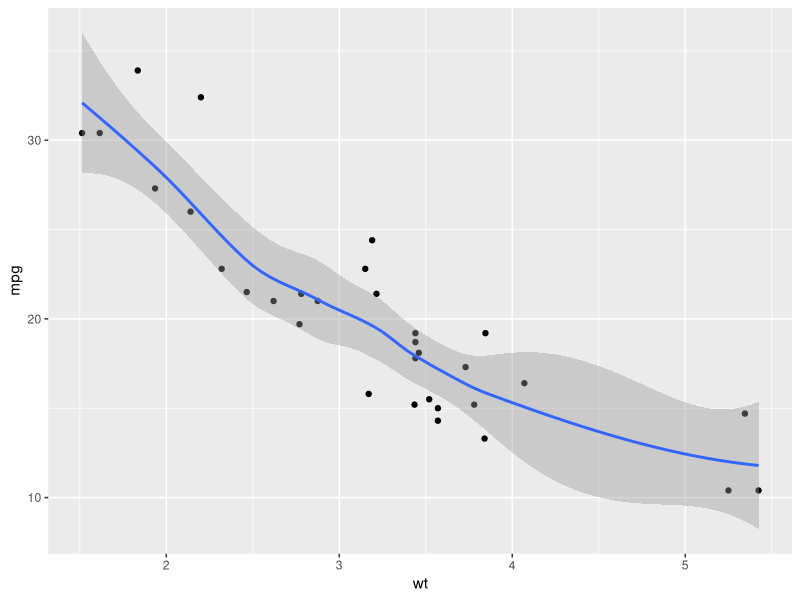
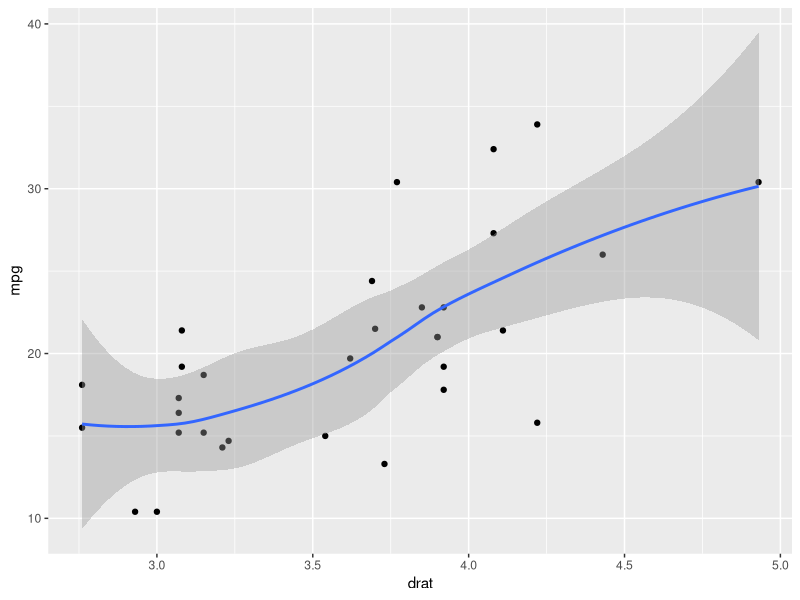
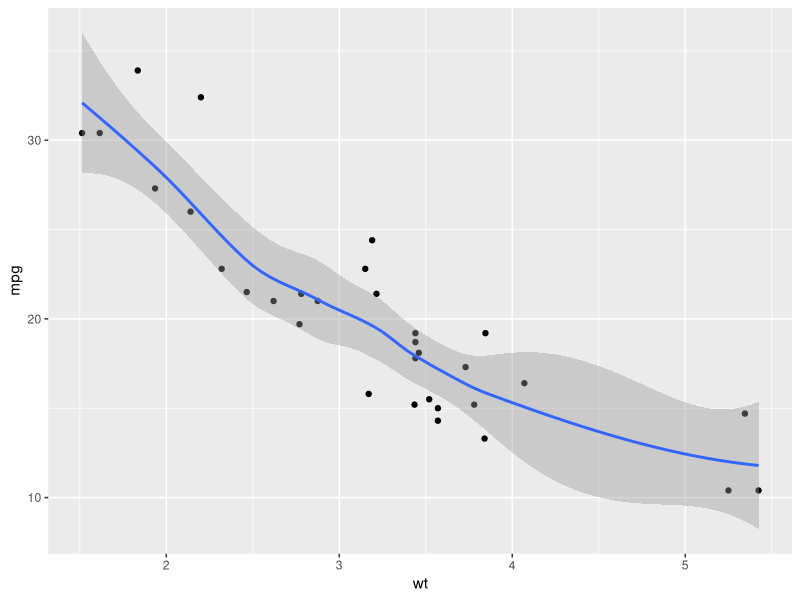
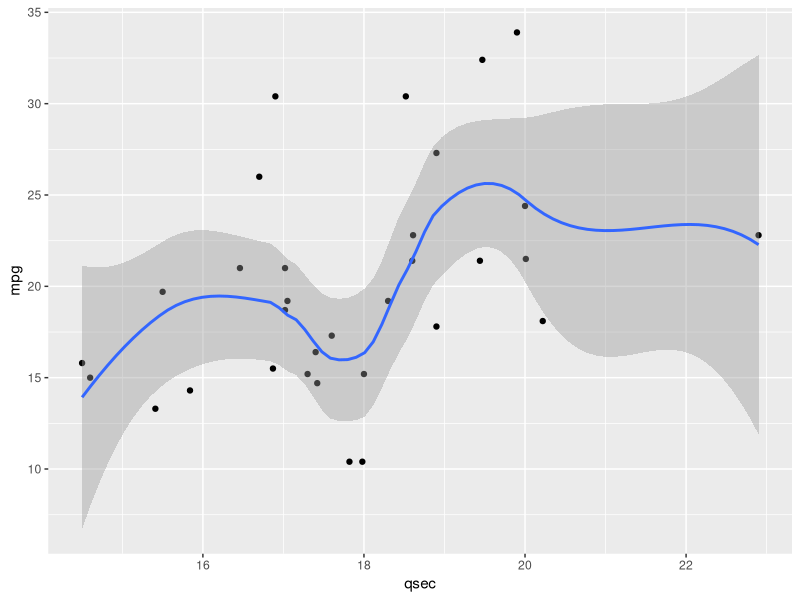
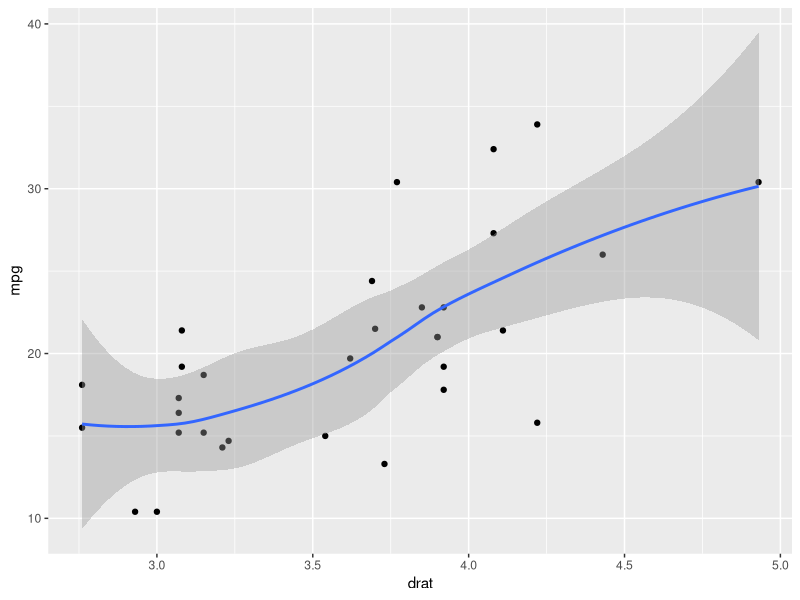
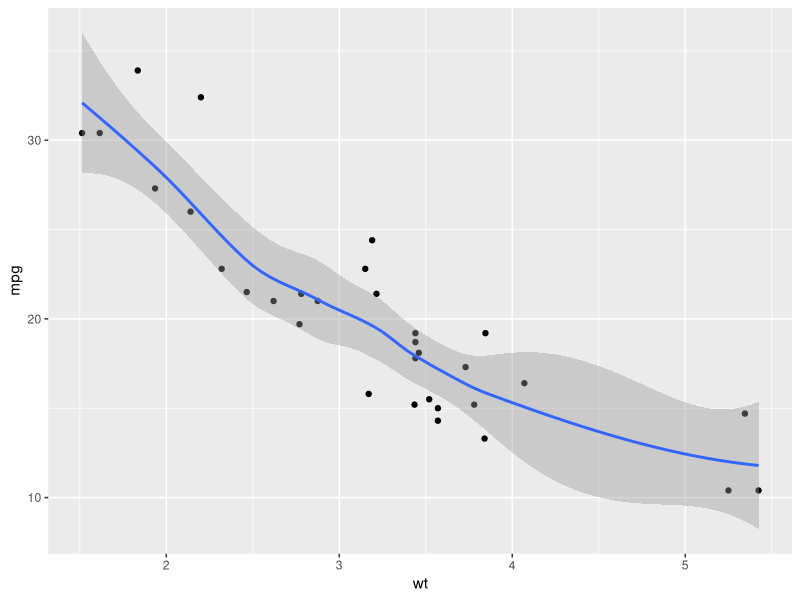
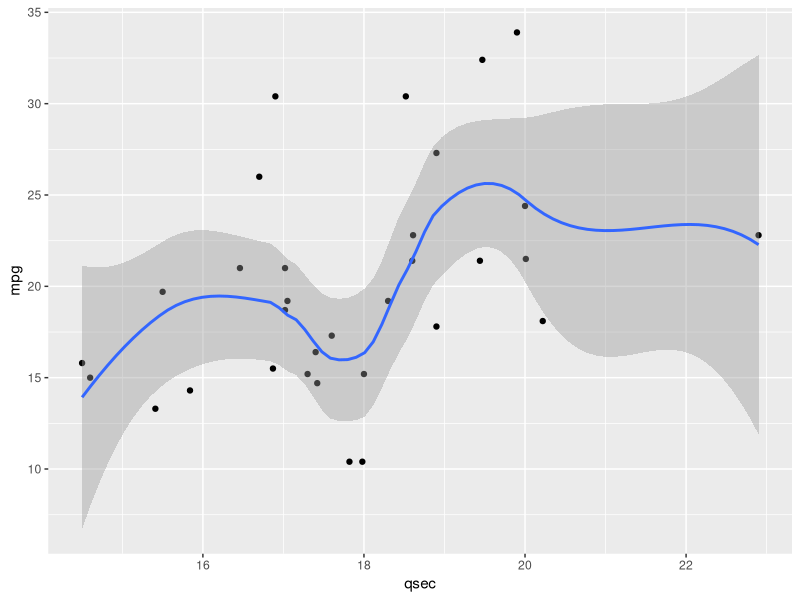
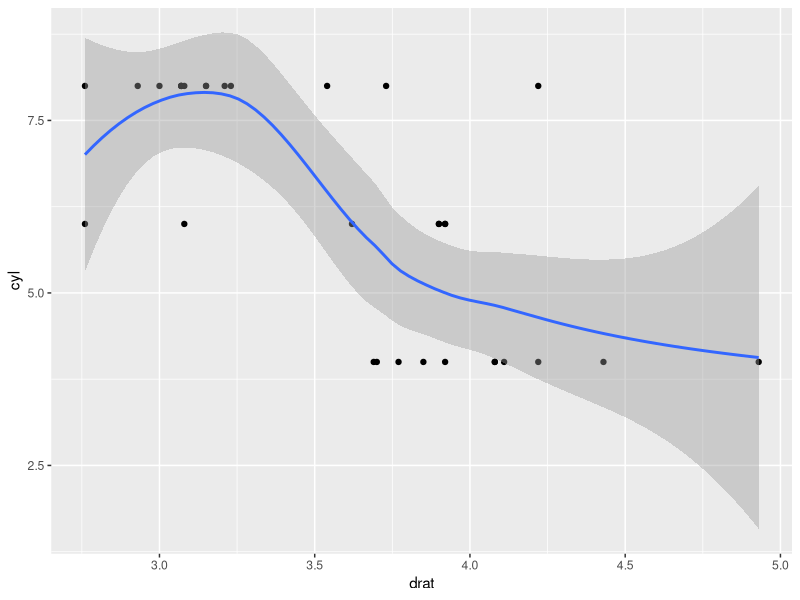

R code for these plots, in order:
############################################################################
############################################################################
###                                                                      ###
###              VECTORIZED OPERATION FOR MULTIPLE RESPONSE              ###
###                                                                      ###
############################################################################
############################################################################





library(tidyverse)
library(broom)
library(cowplot)

head(mtcars)

response <- names(mtcars)[1:4]
response

expl <- names(mtcars)[5:7]
expl

response <- set_names(response)
response

expl <- set_names(expl)
expl

plot=function(x,y){
  ggplot(data = mtcars,aes(x = .data[[x]],y = .data[[y]]))+
    geom_point()+geom_smooth()
}

# Create plot

plot(x = 'wt',y = 'mpg')



# Looping through one vector

elev_plot <- map(.x = expl,.f = ~plot(x = .x,y ='mpg'))
elev_plot

# Looping through both Vector

all_plot <- map(.x = response,.f = ~map(.x = expl,.f = plot,y=.x))
all_plot

# Create a plot grid

resp_expl <- tidyr::expand_grid(expl,response)
resp_expl


all_plot2 <- pmap(.l = resp_expl,.f = ~plot(x = .x,y = .y))
all_plot2

# Saving the Output with names
all_plot2_names <- pmap(.l = resp_expl,.f = ~paste0(.x,'-',.y,'.png'))


# Saving the Plot
pdf('all_scatterplots.pdf')


# Saving group of plot together
iwalk(all_plot2,~{
  png(paste0(.y,'scatterplots.png'))
  print(.x)
  dev.off()
})

